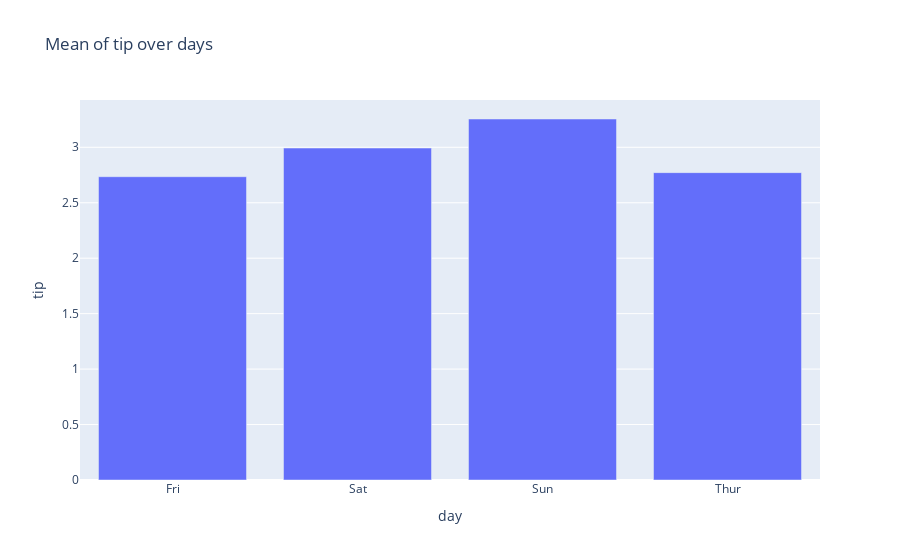

Notebook code cell kept with this figure:
### Markdown cell above
### Barchart

### Code cell
import plotly.express as px

dfplot = restaurant.groupby('day')['tip'].mean().reset_index()

fig = px.bar(dfplot, x='day', y='tip', title= 'Mean of tip over days')
fig.show()

### Figure 1 — Plotly figure (JSON) as saved in the notebook; plotly's stock layout.template omitted (floating-point values rounded to 4 significant figures)
{"data": [{"alignmentgroup": "True", "hovertemplate": "day=%{x}<br>tip=%{y}<extra></extra>", "legendgroup": "", "marker": {"color": "#636efa", "pattern": {"shape": ""}}, "name": "", "offsetgroup": "", "orientation": "v", "showlegend": false, "textposition": "auto", "type": "bar", "x": ["Fri", "Sat", "Sun", "Thur"], "xaxis": "x", "y": [2.735, 2.993, 3.255, 2.771], "yaxis": "y"}], "layout": {"barmode": "relative", "legend": {"tracegroupgap": 0}, "title": {"text": "Mean of tip over days"}, "xaxis": {"anchor": "y", "domain": [0, 1], "title": {"text": "day"}}, "yaxis": {"anchor": "x", "domain": [0, 1], "title": {"text": "tip"}}}}
